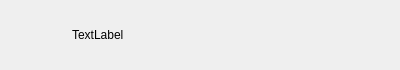
<?xml version="1.0" encoding="UTF-8"?>
<ui version="4.0">
 <class>ConUserItem</class>
 <widget class="QWidget" name="ConUserItem">
  <property name="geometry">
   <rect>
    <x>0</x>
    <y>0</y>
    <width>400</width>
    <height>70</height>
   </rect>
  </property>
  <property name="minimumSize">
   <size>
    <width>0</width>
    <height>70</height>
   </size>
  </property>
  <property name="maximumSize">
   <size>
    <width>16777215</width>
    <height>70</height>
   </size>
  </property>
  <property name="windowTitle">
   <string>Form</string>
  </property>
  <layout class="QHBoxLayout" name="horizontalLayout">
   <property name="leftMargin">
    <number>6</number>
   </property>
   <property name="topMargin">
    <number>2</number>
   </property>
   <property name="rightMargin">
    <number>6</number>
   </property>
   <property name="bottomMargin">
    <number>2</number>
   </property>
   <item>
    <widget class="QWidget" name="widget" native="true">
     <property name="minimumSize">
      <size>
       <width>60</width>
       <height>60</height>
      </size>
     </property>
     <property name="maximumSize">
      <size>
       <width>60</width>
       <height>60</height>
      </size>
     </property>
     <widget class="QLabel" name="icon_lb">
      <property name="geometry">
       <rect>
        <x>0</x>
        <y>10</y>
        <width>45</width>
        <height>45</height>
       </rect>
      </property>
      <property name="minimumSize">
       <size>
        <width>45</width>
        <height>45</height>
       </size>
      </property>
      <property name="maximumSize">
       <size>
        <width>45</width>
        <height>45</height>
       </size>
      </property>
      <property name="text">
       <string/>
      </property>
     </widget>
     <widget class="QLabel" name="red_point">
      <property name="geometry">
       <rect>
        <x>27</x>
        <y>2</y>
        <width>30</width>
        <height>30</height>
       </rect>
      </property>
      <property name="minimumSize">
       <size>
        <width>30</width>
        <height>30</height>
       </size>
      </property>
      <property name="maximumSize">
       <size>
        <width>30</width>
        <height>30</height>
       </size>
      </property>
      <property name="text">
       <string/>
      </property>
     </widget>
    </widget>
   </item>
   <item>
    <widget class="QLabel" name="user_name_lb">
     <property name="text">
      <string>TextLabel</string>
     </property>
    </widget>
   </item>
  </layout>
 </widget>
 <resources/>
 <connections/>
</ui>
